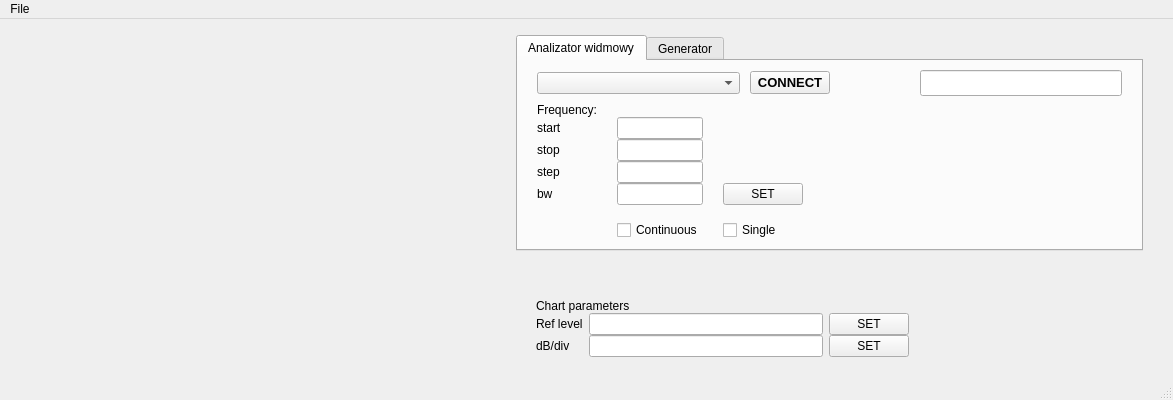
<?xml version="1.0" encoding="UTF-8"?>
<ui version="4.0">
 <class>MainWindow</class>
 <widget class="QMainWindow" name="MainWindow">
  <property name="geometry">
   <rect>
    <x>0</x>
    <y>0</y>
    <width>1173</width>
    <height>400</height>
   </rect>
  </property>
  <property name="minimumSize">
   <size>
    <width>600</width>
    <height>400</height>
   </size>
  </property>
  <property name="windowTitle">
   <string>MainWindow</string>
  </property>
  <widget class="QWidget" name="centralwidget">
   <widget class="QWidget" name="verticalLayoutWidget">
    <property name="geometry">
     <rect>
      <x>10</x>
      <y>7</y>
      <width>1133</width>
      <height>331</height>
     </rect>
    </property>
    <layout class="QVBoxLayout" name="verticalLayout">
     <item>
      <layout class="QHBoxLayout" name="analyzerHorizontalLayout">
       <item>
        <widget class="PlotWidget" name="graphWidget" native="true">
         <property name="minimumSize">
          <size>
           <width>500</width>
           <height>300</height>
          </size>
         </property>
        </widget>
       </item>
       <item>
        <layout class="QVBoxLayout" name="verticalLayout_2">
         <item>
          <layout class="QHBoxLayout" name="parametersHorizontalLayout">
           <property name="topMargin">
            <number>9</number>
           </property>
           <item>
            <widget class="QTabWidget" name="tabWidget">
             <property name="sizePolicy">
              <sizepolicy hsizetype="Preferred" vsizetype="Fixed">
               <horstretch>0</horstretch>
               <verstretch>0</verstretch>
              </sizepolicy>
             </property>
             <property name="minimumSize">
              <size>
               <width>0</width>
               <height>0</height>
              </size>
             </property>
             <property name="currentIndex">
              <number>0</number>
             </property>
             <widget class="QWidget" name="analyzerTab">
              <attribute name="title">
               <string>Analizator widmowy</string>
              </attribute>
              <layout class="QVBoxLayout" name="verticalLayout_5">
               <item>
                <layout class="QHBoxLayout" name="analyzerInputHorizontalLayout">
                 <property name="spacing">
                  <number>10</number>
                 </property>
                 <property name="leftMargin">
                  <number>10</number>
                 </property>
                 <property name="topMargin">
                  <number>0</number>
                 </property>
                 <property name="rightMargin">
                  <number>10</number>
                 </property>
                 <property name="bottomMargin">
                  <number>0</number>
                 </property>
                 <item>
                  <widget class="QComboBox" name="analyzerComboBox">
                   <property name="sizePolicy">
                    <sizepolicy hsizetype="Expanding" vsizetype="Fixed">
                     <horstretch>0</horstretch>
                     <verstretch>0</verstretch>
                    </sizepolicy>
                   </property>
                  </widget>
                 </item>
                 <item>
                  <widget class="QPushButton" name="analyzerConnectButton">
                   <property name="font">
                    <font>
                     <pointsize>10</pointsize>
                     <weight>75</weight>
                     <bold>true</bold>
                    </font>
                   </property>
                   <property name="text">
                    <string>CONNECT</string>
                   </property>
                  </widget>
                 </item>
                 <item>
                  <spacer name="horizontalSpacer_2">
                   <property name="orientation">
                    <enum>Qt::Horizontal</enum>
                   </property>
                   <property name="sizeType">
                    <enum>QSizePolicy::Preferred</enum>
                   </property>
                   <property name="sizeHint" stdset="0">
                    <size>
                     <width>80</width>
                     <height>20</height>
                    </size>
                   </property>
                  </spacer>
                 </item>
                 <item>
                  <widget class="QLineEdit" name="analyzerLineEdit">
                   <property name="sizePolicy">
                    <sizepolicy hsizetype="Expanding" vsizetype="Fixed">
                     <horstretch>0</horstretch>
                     <verstretch>0</verstretch>
                    </sizepolicy>
                   </property>
                   <property name="font">
                    <font>
                     <family>MS Reference Sans Serif</family>
                     <pointsize>10</pointsize>
                    </font>
                   </property>
                   <property name="alignment">
                    <set>Qt::AlignLeading|Qt::AlignLeft|Qt::AlignVCenter</set>
                   </property>
                  </widget>
                 </item>
                </layout>
               </item>
               <item>
                <layout class="QHBoxLayout" name="analyzerParamHorizontalLayout">
                 <property name="spacing">
                  <number>20</number>
                 </property>
                 <property name="sizeConstraint">
                  <enum>QLayout::SetDefaultConstraint</enum>
                 </property>
                 <property name="leftMargin">
                  <number>10</number>
                 </property>
                 <property name="rightMargin">
                  <number>10</number>
                 </property>
                 <property name="bottomMargin">
                  <number>0</number>
                 </property>
                 <item>
                  <layout class="QGridLayout" name="analyzatorGridLayout">
                   <property name="verticalSpacing">
                    <number>0</number>
                   </property>
                   <item row="7" column="2">
                    <widget class="QCheckBox" name="continouseCheckBox">
                     <property name="text">
                      <string>Continuous</string>
                     </property>
                    </widget>
                   </item>
                   <item row="4" column="0">
                    <widget class="QLabel" name="fstepLabel">
                     <property name="text">
                      <string>step</string>
                     </property>
                    </widget>
                   </item>
                   <item row="3" column="2">
                    <widget class="QLineEdit" name="fstopLineEdit"/>
                   </item>
                   <item row="6" column="2">
                    <widget class="QLabel" name="label_5">
                     <property name="text">
                      <string/>
                     </property>
                    </widget>
                   </item>
                   <item row="4" column="2">
                    <widget class="QLineEdit" name="fstepLineEdit"/>
                   </item>
                   <item row="2" column="0">
                    <widget class="QLabel" name="fstartLabel">
                     <property name="text">
                      <string>start</string>
                     </property>
                    </widget>
                   </item>
                   <item row="7" column="3">
                    <widget class="QCheckBox" name="singleCheckBox_3">
                     <property name="text">
                      <string>Single</string>
                     </property>
                    </widget>
                   </item>
                   <item row="5" column="3">
                    <widget class="QPushButton" name="fsetButton">
                     <property name="text">
                      <string>SET</string>
                     </property>
                    </widget>
                   </item>
                   <item row="5" column="0">
                    <widget class="QLabel" name="fbwLabel">
                     <property name="text">
                      <string>bw</string>
                     </property>
                    </widget>
                   </item>
                   <item row="5" column="2">
                    <widget class="QLineEdit" name="fbwLineEdit"/>
                   </item>
                   <item row="3" column="0">
                    <widget class="QLabel" name="fstopLabel">
                     <property name="text">
                      <string>stop</string>
                     </property>
                    </widget>
                   </item>
                   <item row="2" column="2">
                    <widget class="QLineEdit" name="fstartLineEdit"/>
                   </item>
                   <item row="0" column="0">
                    <widget class="QLabel" name="label_2">
                     <property name="text">
                      <string>Frequency:</string>
                     </property>
                    </widget>
                   </item>
                  </layout>
                 </item>
                 <item>
                  <spacer name="horizontalSpacer_5">
                   <property name="orientation">
                    <enum>Qt::Horizontal</enum>
                   </property>
                   <property name="sizeType">
                    <enum>QSizePolicy::Preferred</enum>
                   </property>
                   <property name="sizeHint" stdset="0">
                    <size>
                     <width>500</width>
                     <height>120</height>
                    </size>
                   </property>
                  </spacer>
                 </item>
                </layout>
               </item>
              </layout>
             </widget>
             <widget class="QWidget" name="generatorTab">
              <attribute name="title">
               <string>Generator</string>
              </attribute>
              <layout class="QVBoxLayout" name="verticalLayout_4">
               <item>
                <layout class="QHBoxLayout" name="generatorInputHorizontalLayout">
                 <property name="spacing">
                  <number>10</number>
                 </property>
                 <property name="leftMargin">
                  <number>10</number>
                 </property>
                 <property name="topMargin">
                  <number>0</number>
                 </property>
                 <property name="rightMargin">
                  <number>10</number>
                 </property>
                 <property name="bottomMargin">
                  <number>0</number>
                 </property>
                 <item>
                  <widget class="QComboBox" name="generatorComboBox">
                   <property name="sizePolicy">
                    <sizepolicy hsizetype="Expanding" vsizetype="Fixed">
                     <horstretch>0</horstretch>
                     <verstretch>0</verstretch>
                    </sizepolicy>
                   </property>
                  </widget>
                 </item>
                 <item>
                  <widget class="QPushButton" name="generatorConnectButton">
                   <property name="font">
                    <font>
                     <pointsize>10</pointsize>
                     <weight>75</weight>
                     <bold>true</bold>
                    </font>
                   </property>
                   <property name="text">
                    <string>CONNECT</string>
                   </property>
                  </widget>
                 </item>
                 <item>
                  <spacer name="horizontalSpacer_3">
                   <property name="orientation">
                    <enum>Qt::Horizontal</enum>
                   </property>
                   <property name="sizeType">
                    <enum>QSizePolicy::Preferred</enum>
                   </property>
                   <property name="sizeHint" stdset="0">
                    <size>
                     <width>80</width>
                     <height>20</height>
                    </size>
                   </property>
                  </spacer>
                 </item>
                 <item>
                  <widget class="QLineEdit" name="generatorLineEdit">
                   <property name="sizePolicy">
                    <sizepolicy hsizetype="Expanding" vsizetype="Fixed">
                     <horstretch>0</horstretch>
                     <verstretch>0</verstretch>
                    </sizepolicy>
                   </property>
                   <property name="font">
                    <font>
                     <family>MS Reference Sans Serif</family>
                     <pointsize>10</pointsize>
                    </font>
                   </property>
                   <property name="alignment">
                    <set>Qt::AlignLeading|Qt::AlignLeft|Qt::AlignVCenter</set>
                   </property>
                  </widget>
                 </item>
                </layout>
               </item>
               <item>
                <layout class="QHBoxLayout" name="generatorParamHorizontalLayout">
                 <property name="spacing">
                  <number>10</number>
                 </property>
                 <property name="sizeConstraint">
                  <enum>QLayout::SetDefaultConstraint</enum>
                 </property>
                 <property name="leftMargin">
                  <number>10</number>
                 </property>
                 <property name="topMargin">
                  <number>0</number>
                 </property>
                 <property name="rightMargin">
                  <number>10</number>
                 </property>
                 <property name="bottomMargin">
                  <number>0</number>
                 </property>
                 <item>
                  <layout class="QGridLayout" name="generatorGridLayout">
                   <property name="sizeConstraint">
                    <enum>QLayout::SetDefaultConstraint</enum>
                   </property>
                   <property name="topMargin">
                    <number>0</number>
                   </property>
                   <property name="bottomMargin">
                    <number>0</number>
                   </property>
                   <property name="horizontalSpacing">
                    <number>3</number>
                   </property>
                   <property name="verticalSpacing">
                    <number>0</number>
                   </property>
                   <item row="8" column="0">
                    <widget class="QLabel" name="label_7">
                     <property name="text">
                      <string/>
                     </property>
                    </widget>
                   </item>
                   <item row="3" column="0">
                    <widget class="QLabel" name="freqLabel">
                     <property name="text">
                      <string>Frequency</string>
                     </property>
                    </widget>
                   </item>
                   <item row="2" column="0">
                    <widget class="QLabel" name="powerLabel">
                     <property name="text">
                      <string>Power</string>
                     </property>
                    </widget>
                   </item>
                   <item row="3" column="1">
                    <widget class="QLineEdit" name="genFreqLineEdit"/>
                   </item>
                   <item row="2" column="1">
                    <widget class="QLineEdit" name="genPowerLineEdit">
                     <property name="sizePolicy">
                      <sizepolicy hsizetype="Preferred" vsizetype="Fixed">
                       <horstretch>20</horstretch>
                       <verstretch>0</verstretch>
                      </sizepolicy>
                     </property>
                    </widget>
                   </item>
                   <item row="6" column="0">
                    <widget class="QLabel" name="label_6">
                     <property name="text">
                      <string/>
                     </property>
                    </widget>
                   </item>
                   <item row="7" column="2">
                    <widget class="QCheckBox" name="psweepCheckBox">
                     <property name="sizePolicy">
                      <sizepolicy hsizetype="Minimum" vsizetype="Preferred">
                       <horstretch>0</horstretch>
                       <verstretch>0</verstretch>
                      </sizepolicy>
                     </property>
                     <property name="minimumSize">
                      <size>
                       <width>0</width>
                       <height>20</height>
                      </size>
                     </property>
                     <property name="text">
                      <string>Power sweep</string>
                     </property>
                    </widget>
                   </item>
                   <item row="3" column="2">
                    <widget class="QPushButton" name="genFreqButton">
                     <property name="text">
                      <string>SET</string>
                     </property>
                    </widget>
                   </item>
                   <item row="2" column="2">
                    <widget class="QPushButton" name="genPowerButton">
                     <property name="text">
                      <string>SET</string>
                     </property>
                    </widget>
                   </item>
                   <item row="7" column="1">
                    <widget class="QCheckBox" name="fsweepCheckBox">
                     <property name="sizePolicy">
                      <sizepolicy hsizetype="Minimum" vsizetype="Preferred">
                       <horstretch>0</horstretch>
                       <verstretch>0</verstretch>
                      </sizepolicy>
                     </property>
                     <property name="minimumSize">
                      <size>
                       <width>0</width>
                       <height>20</height>
                      </size>
                     </property>
                     <property name="text">
                      <string>Freq sweep</string>
                     </property>
                    </widget>
                   </item>
                   <item row="8" column="1" colspan="2">
                    <widget class="QPushButton" name="genOnButton">
                     <property name="text">
                      <string>ON</string>
                     </property>
                    </widget>
                   </item>
                  </layout>
                 </item>
                 <item>
                  <spacer name="horizontalSpacer_6">
                   <property name="orientation">
                    <enum>Qt::Horizontal</enum>
                   </property>
                   <property name="sizeType">
                    <enum>QSizePolicy::Preferred</enum>
                   </property>
                   <property name="sizeHint" stdset="0">
                    <size>
                     <width>200</width>
                     <height>20</height>
                    </size>
                   </property>
                  </spacer>
                 </item>
                 <item>
                  <layout class="QGridLayout" name="psweepGridLayout">
                   <property name="horizontalSpacing">
                    <number>3</number>
                   </property>
                   <property name="verticalSpacing">
                    <number>0</number>
                   </property>
                   <item row="1" column="0">
                    <widget class="QLabel" name="fstartLabel_2">
                     <property name="text">
                      <string>start</string>
                     </property>
                    </widget>
                   </item>
                   <item row="2" column="0">
                    <widget class="QLabel" name="fstopLabel_2">
                     <property name="text">
                      <string>stop</string>
                     </property>
                    </widget>
                   </item>
                   <item row="4" column="0">
                    <widget class="QLabel" name="fbwLabel_2">
                     <property name="text">
                      <string>bw</string>
                     </property>
                    </widget>
                   </item>
                   <item row="3" column="2">
                    <widget class="QLineEdit" name="fstepLineEdit_2"/>
                   </item>
                   <item row="4" column="2">
                    <widget class="QLineEdit" name="fbwLineEdit_2"/>
                   </item>
                   <item row="2" column="2">
                    <widget class="QLineEdit" name="fstopLineEdit_2"/>
                   </item>
                   <item row="0" column="2" colspan="2">
                    <widget class="QLabel" name="label_4">
                     <property name="layoutDirection">
                      <enum>Qt::LeftToRight</enum>
                     </property>
                     <property name="text">
                      <string>FREQUENCY SWEEP</string>
                     </property>
                    </widget>
                   </item>
                   <item row="3" column="0">
                    <widget class="QLabel" name="fstepLabel_2">
                     <property name="text">
                      <string>step</string>
                     </property>
                    </widget>
                   </item>
                   <item row="1" column="2">
                    <widget class="QLineEdit" name="fstartLineEdit_2">
                     <property name="enabled">
                      <bool>true</bool>
                     </property>
                    </widget>
                   </item>
                   <item row="4" column="3">
                    <widget class="QPushButton" name="fsetButton_2">
                     <property name="text">
                      <string>SET</string>
                     </property>
                    </widget>
                   </item>
                  </layout>
                 </item>
                 <item>
                  <layout class="QGridLayout" name="fsweepGridLayout">
                   <property name="leftMargin">
                    <number>0</number>
                   </property>
                   <property name="horizontalSpacing">
                    <number>3</number>
                   </property>
                   <property name="verticalSpacing">
                    <number>0</number>
                   </property>
                   <item row="2" column="2">
                    <widget class="QLineEdit" name="fstopLineEdit_3"/>
                   </item>
                   <item row="1" column="2">
                    <widget class="QLineEdit" name="fstartLineEdit_3"/>
                   </item>
                   <item row="4" column="2">
                    <widget class="QLineEdit" name="fbwLineEdit_3"/>
                   </item>
                   <item row="3" column="2">
                    <widget class="QLineEdit" name="fstepLineEdit_3"/>
                   </item>
                   <item row="4" column="3">
                    <widget class="QPushButton" name="fsetButton_3">
                     <property name="text">
                      <string>SET</string>
                     </property>
                    </widget>
                   </item>
                   <item row="0" column="2" colspan="2">
                    <widget class="QLabel" name="label_3">
                     <property name="layoutDirection">
                      <enum>Qt::LeftToRight</enum>
                     </property>
                     <property name="text">
                      <string>POWER SWEEP</string>
                     </property>
                    </widget>
                   </item>
                   <item row="1" column="0" colspan="2">
                    <widget class="QLabel" name="fstartLabel_3">
                     <property name="text">
                      <string>start</string>
                     </property>
                    </widget>
                   </item>
                   <item row="2" column="0" colspan="2">
                    <widget class="QLabel" name="fstopLabel_3">
                     <property name="text">
                      <string>stop</string>
                     </property>
                    </widget>
                   </item>
                   <item row="3" column="0" colspan="2">
                    <widget class="QLabel" name="fstepLabel_3">
                     <property name="text">
                      <string>step</string>
                     </property>
                    </widget>
                   </item>
                   <item row="4" column="0" colspan="2">
                    <widget class="QLabel" name="fbwLabel_3">
                     <property name="text">
                      <string>bw</string>
                     </property>
                    </widget>
                   </item>
                  </layout>
                 </item>
                </layout>
               </item>
              </layout>
             </widget>
            </widget>
           </item>
          </layout>
         </item>
         <item>
          <layout class="QGridLayout" name="gridLayout_2">
           <property name="sizeConstraint">
            <enum>QLayout::SetFixedSize</enum>
           </property>
           <property name="leftMargin">
            <number>20</number>
           </property>
           <property name="topMargin">
            <number>0</number>
           </property>
           <property name="rightMargin">
            <number>0</number>
           </property>
           <property name="bottomMargin">
            <number>0</number>
           </property>
           <property name="verticalSpacing">
            <number>0</number>
           </property>
           <item row="3" column="0">
            <widget class="QLabel" name="dbLabel">
             <property name="text">
              <string>dB/div</string>
             </property>
            </widget>
           </item>
           <item row="2" column="0">
            <widget class="QLabel" name="refLabel">
             <property name="text">
              <string>Ref level</string>
             </property>
            </widget>
           </item>
           <item row="3" column="1">
            <widget class="QLineEdit" name="dbLineEdit"/>
           </item>
           <item row="2" column="1">
            <widget class="QLineEdit" name="refLineEdit"/>
           </item>
           <item row="3" column="2">
            <widget class="QPushButton" name="dbButton">
             <property name="text">
              <string>SET</string>
             </property>
            </widget>
           </item>
           <item row="1" column="0" colspan="3">
            <widget class="QLabel" name="label">
             <property name="layoutDirection">
              <enum>Qt::LeftToRight</enum>
             </property>
             <property name="text">
              <string>Chart parameters</string>
             </property>
            </widget>
           </item>
           <item row="2" column="3">
            <spacer name="horizontalSpacer">
             <property name="orientation">
              <enum>Qt::Horizontal</enum>
             </property>
             <property name="sizeType">
              <enum>QSizePolicy::Expanding</enum>
             </property>
             <property name="sizeHint" stdset="0">
              <size>
               <width>40</width>
               <height>20</height>
              </size>
             </property>
            </spacer>
           </item>
           <item row="2" column="2">
            <widget class="QPushButton" name="refButton">
             <property name="text">
              <string>SET</string>
             </property>
            </widget>
           </item>
           <item row="0" column="0">
            <spacer name="verticalSpacer">
             <property name="orientation">
              <enum>Qt::Vertical</enum>
             </property>
             <property name="sizeHint" stdset="0">
              <size>
               <width>20</width>
               <height>40</height>
              </size>
             </property>
            </spacer>
           </item>
          </layout>
         </item>
        </layout>
       </item>
      </layout>
     </item>
    </layout>
   </widget>
  </widget>
  <widget class="QMenuBar" name="menubar">
   <property name="geometry">
    <rect>
     <x>0</x>
     <y>0</y>
     <width>1173</width>
     <height>21</height>
    </rect>
   </property>
   <widget class="QMenu" name="menuFile">
    <property name="title">
     <string>File</string>
    </property>
    <addaction name="actionLoad"/>
    <addaction name="actionSave"/>
   </widget>
   <addaction name="menuFile"/>
  </widget>
  <widget class="QStatusBar" name="statusbar"/>
  <action name="actionLoad">
   <property name="text">
    <string>Load</string>
   </property>
  </action>
  <action name="actionSave">
   <property name="text">
    <string>Save</string>
   </property>
  </action>
 </widget>
 <customwidgets>
  <customwidget>
   <class>PlotWidget</class>
   <extends>QWidget</extends>
   <header>plotwidget.h</header>
   <container>1</container>
  </customwidget>
 </customwidgets>
 <resources/>
 <connections/>
</ui>
